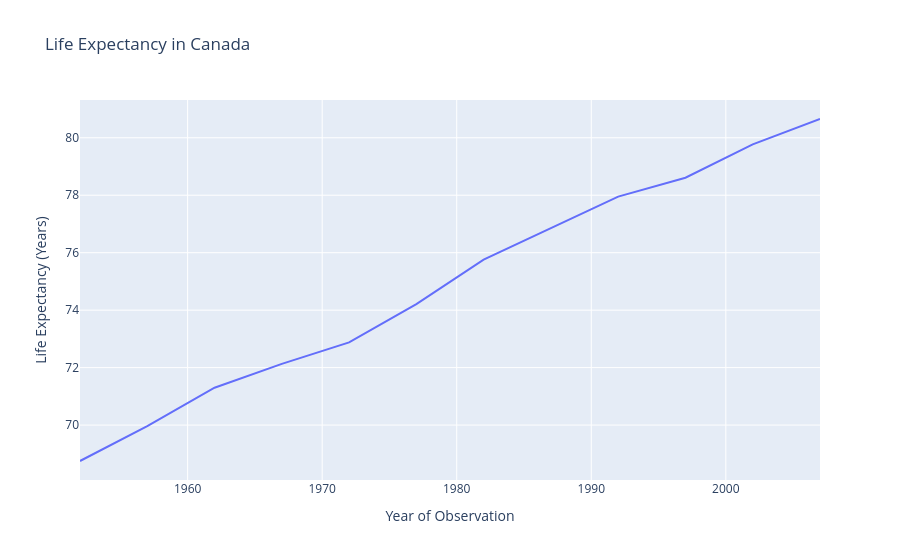

The code cell stored with this chart in its notebook:
### Markdown cell above
## Using the labels argument in Plotly Express
When using Plotly Express (px.line), we can pass a dictionary to the labels parameter. The keys should be your original column or data names, and the values should be the custom labels you want to display.

### Code cell
# Sample data
df = px.data.gapminder().query("country == 'Canada'")

# Change labels using the 'labels' argument
fig = px.line(
    df, 
    x="year", 
    y="lifeExp", 
    title='Life Expectancy in Canada',
    labels={
        "year": "Year of Observation",
        "lifeExp": "Life Expectancy (Years)"
    }
)

fig.show()

### Figure 1 — Plotly figure (JSON) as saved in the notebook; plotly's stock layout.template omitted (floating-point values rounded to 4 significant figures)
{"data": [{"hovertemplate": "Year of Observation=%{x}<br>Life Expectancy (Years)=%{y}<extra></extra>", "legendgroup": "", "line": {"color": "#636efa", "dash": "solid"}, "marker": {"symbol": "circle"}, "mode": "lines", "name": "", "orientation": "v", "showlegend": false, "type": "scatter", "x": [1952, 1957, 1962, 1967, 1972, 1977, 1982, 1987, 1992, 1997, 2002, 2007], "xaxis": "x", "y": [68.75, 69.96, 71.3, 72.13, 72.88, 74.21, 75.76, 76.86, 77.95, 78.61, 79.77, 80.65], "yaxis": "y"}], "layout": {"legend": {"tracegroupgap": 0}, "title": {"text": "Life Expectancy in Canada"}, "xaxis": {"anchor": "y", "domain": [0, 1], "title": {"text": "Year of Observation"}}, "yaxis": {"anchor": "x", "domain": [0, 1], "title": {"text": "Life Expectancy (Years)"}}}}
